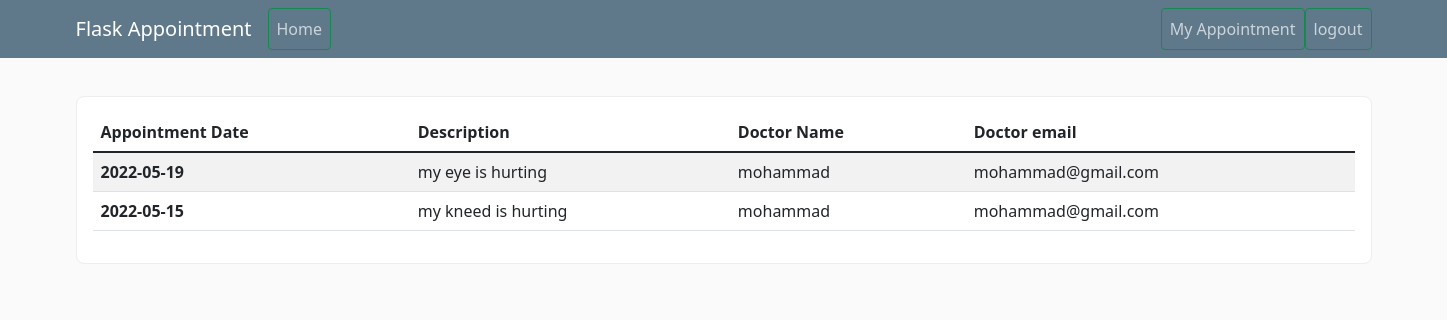
The page /view/booked/appointment (signed in) on the database as committed earlier.
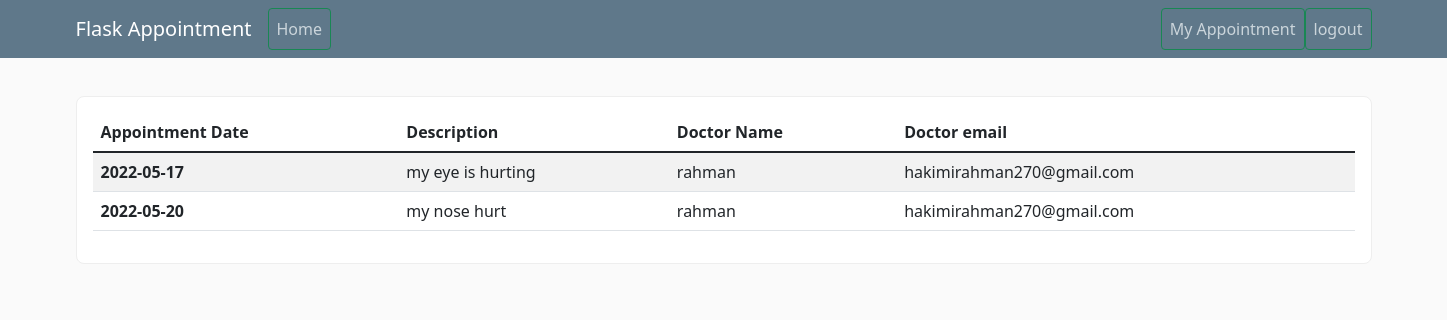
The same page on the database as committed later.
### appointment_system/models.py (models this page shows, shortened)
class Appointment(db.Model):
    id = db.Column(db.Integer, primary_key=True)
    date= db.Column(db.Date)
    schedule_id = db.Column(db.Integer, db.ForeignKey('schedule.id'))
    description = db.Column(db.String(100), nullable=False)
    doctor_id = db.Column(db.Integer, db.ForeignKey('doctor.id'), nullable=True)
    patient_id = db.Column(db.Integer, db.ForeignKey('patient.id'), nullable=True)

class Doctor(db.Model):
    id = db.Column(db.Integer, primary_key=True)
    name = db.Column(db.String(20), unique=True, nullable=False)
    email = db.Column(db.String(120), unique=True, nullable=False)
    specialization = db.Column(db.String(120), nullable=False)
    appointment = db.relationship('Appointment', backref='doctor', lazy=True)
    user_id = db.Column(db.Integer, db.ForeignKey('user.id'))
    is_approved = db.Column(db.Boolean, nullable=False, default=False)
    schedule = db.relationship('Schedule', backref='doctor')

### appointment_system/routes.py (the view)
@app.route("/view/booked/appointment")
def user_view_appointment():
    patient = Patient.query.filter_by(user_id=current_user.id).first()
    my_appointment = db.session.query(Appointment.date, Appointment.description, Doctor.name, Doctor.email)\
                    .join(Doctor, Doctor.id==Appointment.doctor_id).filter(Appointment.patient_id==patient.id).all()
    return render_template('my_appointment.html', appointments=my_appointment)

### appointment_system/models.py (called while the page is built)
@login_manager.user_loader
def load_user(user_id):
    return User.query.get(int(user_id))

### appointment_system/templates/my_appointment.html
{% extends "layout.html" %}
{% block content %}
    <div class="col-md-12 ">
        <div class="table-wrapper">
            <table class="table table-striped">
                <thead  >
                  <tr>
                    <th scope="col">Appointment Date</th>
                    <th scope="col">Description</th>
                    <th scope="col">Doctor Name</th>
                    <th scope="col">Doctor email</th>
                  </tr>
                </thead>
                <tbody>
                    {% for appointment in appointments %}
                        <tr>
                            <th scope="row">{{ appointment.date}}</th>
                            <td>{{ appointment.description }}</td>
                            <td>{{ appointment.name }}</td>
                            <td>{{ appointment.email }}</td>
                        </tr>
                    {% endfor %}
                </tbody>
            </table>
        </div>
    </div>
{% endblock %}

Rows that differ between the two databases and show on the page:
removed Appointment: date "2022-05-15", description "my kneed is hurting", name "mohammad", email "mohammad@gmail.com"
changed Appointment "my eye is hurting": date "2022-05-19" → "2022-05-17"; name "mohammad" → "rahman"; email "mohammad@gmail.com" → "hakimirahman270@gmail.com"
now on this page (row edited): Appointment: date "2022-05-20", description "my nose hurt", name "rahman", email "hakimirahman270@gmail.com"
